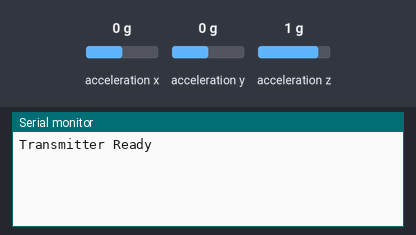
Bench run of a sketch on a simulated Arduino Uno, built with avr-gcc and run on an emulated ATmega328P. Parts: the last lines printed to the serial monitor. Inputs (shaded band) come from the test bench; at power-on: acceleration x 0 g, acceleration y 0 g, acceleration z 1 g. No radio packets arrive unless stated.

Above: at 1.2 s.
1.3 s: acceleration x set to -1.4 g
At 1.5 s:
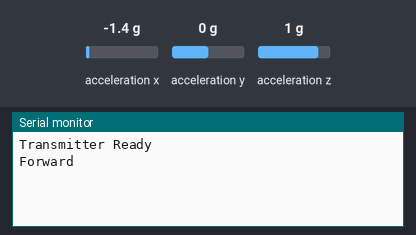
3.3 s: acceleration x set to 0.8 g
At 3.59 s:
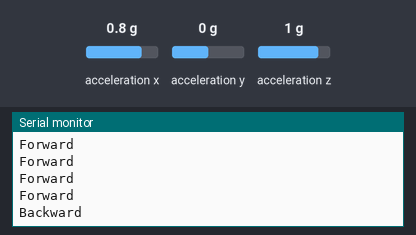

Measured:
- after the input at 1.3 s, the serial monitor: prints a new line at once (image 1)
- after the input at 3.3 s, the serial monitor: prints a new line after 0.10 s (image 2)

The sketch:

transmiter_handpart_combined.ino
```cpp
#include <Wire.h>
#include <Adafruit_Sensor.h>
#include <Adafruit_ADXL345_U.h>
#include <RH_ASK.h>
#include <SPI.h>  // Needed by RH_ASK

Adafruit_ADXL345_Unified accel = Adafruit_ADXL345_Unified();
RH_ASK rf_driver;

void setup() {
  Serial.begin(9600);

  if (!accel.begin()) {
    Serial.println("No ADXL345 detected");
    while (1);
  }

  if (!rf_driver.init()) {
    Serial.println("RF driver init failed");
    while (1);
  }

  Serial.println("Transmitter Ready");
}

void loop() {
  sensors_event_t event;
  accel.getEvent(&event);

  const char* msg = "S";  // Default to stop

  if (event.acceleration.x < -6) {
    msg = "F";  // Forward
    Serial.println("Forward");
  } else if (event.acceleration.x > 6) {
    msg = "B";  // Backward
    Serial.println("Backward");
  } else if (event.acceleration.y < -6) {
    msg = "L";  // Left
    Serial.println("Left");
  } else if (event.acceleration.y > 6) {
    msg = "R";  // Right
    Serial.println("Right");
  }

  rf_driver.send((uint8_t*)msg, strlen(msg));
  rf_driver.waitPacketSent();

  delay(200);
}
```
